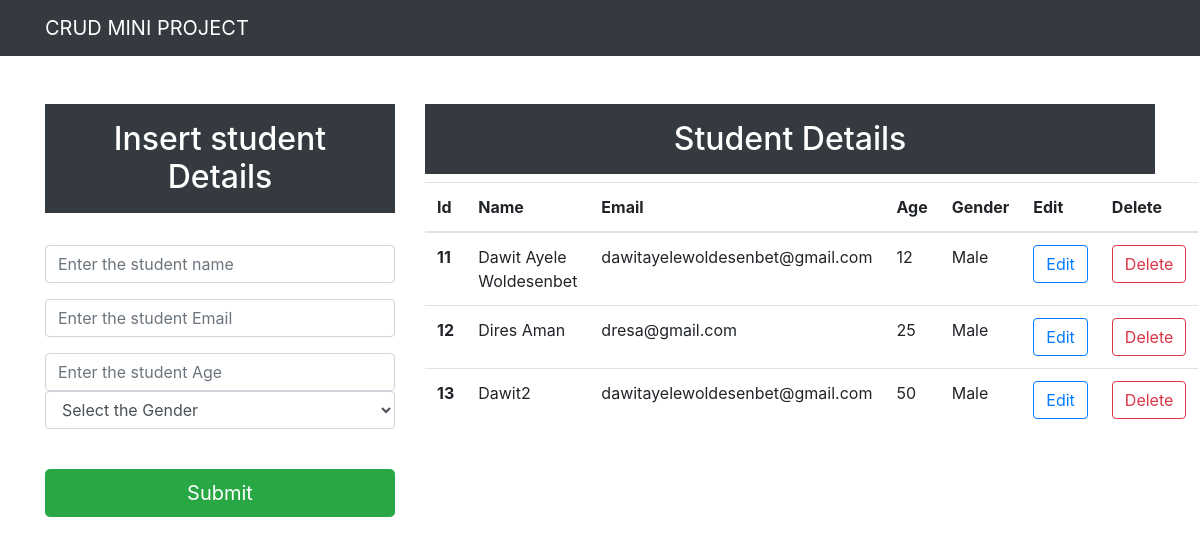
The page / on the database its author committed.
### app/models.py (models this page shows)
class Student(models.Model):
    name=models.CharField(max_length=25, blank=False, null=True)
    email=models.EmailField()
    age=models.PositiveIntegerField()
    gender=models.CharField(max_length=25, blank=False, null=True)
    def __str__(self):
        return self.name

### app/views.py (the view)
# urls.py: path('',views.index, name="index"),
def index(request):
    data=Student.objects.all()
    print(data)
    context={"data":data}
    return render(request,"index.html",context)

### templates/index.html (shortened to what this page needs)
<!DOCTYPE html>
<html lang="en">
  <head>
    <link
      rel="stylesheet"
      href="https://cdn.jsdelivr.net/npm/bootstrap@4.4.1/dist/css/bootstrap.min.css"
    />
  </head>
  <body>
    <nav class="navbar navbar-expand-lg navbar-dark bg-dark">
      <div class="container-md text=center">
        <a class="navbar-brand" href="/">CRUD MINI PROJECT</a>
      </div>
    </nav>
    <div class="container mt-5">
      <div class="row">
        <div class="col-md-4">
          <h2 class="text-white bg-dark text-center p-3">
            Insert student Details
          </h2>
          <br />
          <form action="/insert" method="post">
            <div class="form-group">
              <input
                type="text"
                class="form-control"
                placeholder="Enter the student name"
                name="name"
                required
              />
            </div>
            <div class="form-group">
              <input
                type="email"
                class="form-control mt-2"
                placeholder="Enter the student Email"
                name="email"
                required
              />
            </div>
            <div class="form-group">
              <input
                type="number"
                class="form-control mt-2"
                placeholder="Enter the student Age"
                name="age"
                required
              />
              <div class="form-group">
                <select id="gender" class="form-control" name="gender" required>
                  <option selected>Select the Gender</option>
                </select>
              </div>
            </div>
            <br />
            <div class="d-grid gap-2">
              <button type="submit" class="btn btn-success btn-lg btn-block">
                Submit
              </button>
            </div>
          </form>
        </div>
        <div class="col-md-8">
          <h2 class="text-center bg-dark text-white p-3">Student Details</h2>
          <table class="table">
            <thead>
              <tr>
                <th scope="col">Id</th>
                <th scope="col">Name</th>
                <th scope="col">Email</th>
                <th scope="col">Age</th>
                <th scope="col">Gender</th>
                <th scope="col">Edit</th>
                <th scope="col">Delete</th>
              </tr>
            </thead>
            <tbody>
              {% for d in data %}
              <tr>
                <th scope="row">{{d.id}}</th>
                <td>{{d.name}}</td>
                <td>{{d.email}}</td>
                <td>{{d.age}}</td>
                <td>{{d.gender}}</td>
                <td>
                  <a
                    type="button"
                    href="/update/{{d.id}}"
                    class="btn btn-outline-primary"
                    >Edit</a
                  >
                </td>
                <td>
                  <a
                    type="button"
                    href="/delete/{{d.id}}"
                    class="btn btn-outline-danger"
                    >Delete</a
                  >
                </td>
              </tr>
              {%endfor%}
            </tbody>
          </table>
        </div>
      </div>
    </div>
  </body>
</html>

### rows shown on the page
Student: id "11", name "Dawit Ayele Woldesenbet", email "dawitayelewoldesenbet@gmail.com", age "12", gender "Male"
Student: id "12", name "Dires Aman", email "dresa@gmail.com", age "25", gender "Male"
Student: id "13", name "Dawit2", email "dawitayelewoldesenbet@gmail.com", age "50", gender "Male"
